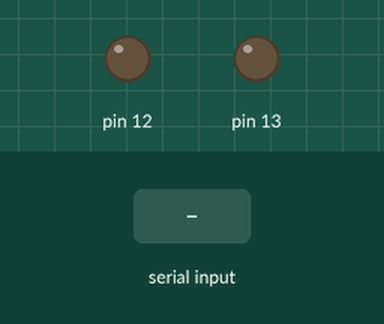
A sketch run on a simulated Arduino Uno, built with avr-gcc and run on an emulated ATmega328P. Parts: output pins drawn as LEDs (lit = HIGH). The inputs (shaded band) are chosen by the test bench.

Above: at 1.2 s.
1.3 s: "1\n" received over Serial
At 1.6 s:
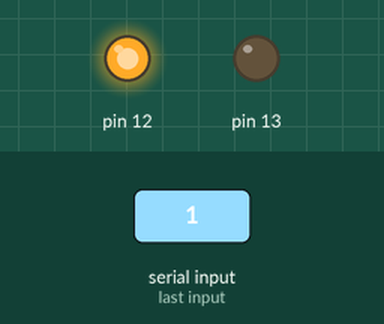
Timing chart, 0 to 7.8 s (numbered marks = the images above; inputs shaded):
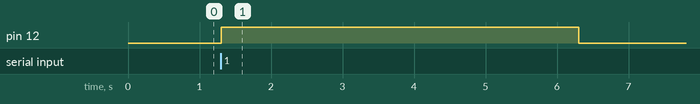

Measured:
- after the input at 1.3 s, pin 12: LOW → HIGH at once, → LOW 5.0 s later

The sketch:

Input_based_LED_Blink.ino
```cpp
void setup() {
    pinMode(12,OUTPUT);
    pinMode(13,OUTPUT);
    Serial.begin(9600);
}

void loop() {
  if(Serial.available()>0){
    int input=Serial.parseInt();
    if(input==1){
      digitalWrite(12,HIGH);
      delay(5000);
      digitalWrite(12,LOW);
      delay(5000);
    }
    if(input==2){
      digitalWrite(13,HIGH);
      delay(5000);
      digitalWrite(13,LOW);
      delay(5000);
    }
  }
}
```
